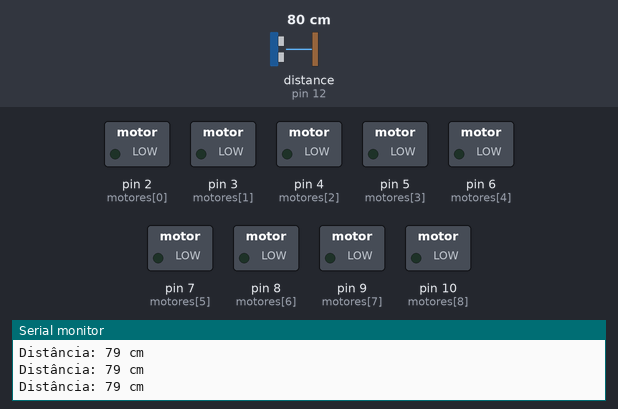
Recording of a sketch running on a simulated Arduino Uno, built with avr-gcc and run on an emulated ATmega328P. On the bench: switched loads named in the sketch (green lamp = pin HIGH), the last lines printed to the serial monitor. Wiring (inferred from the names in the program): ultrasonic range finder: trigger pin 13; echo pin 12. Inputs (shaded band) come from the test bench; at power-on: distance to the obstacle (sensor on pin 12) 80 cm. The echo pulse lasts 58.3 µs per cm; pins used as bus, display or sensor lines are not drawn.

Above: at 1.2 s.
1.3 s: distance to the obstacle (sensor on pin 12) set to 99 cm
4.3 s: distance to the obstacle (sensor on pin 12) set to 107 cm
At 5.4 s:
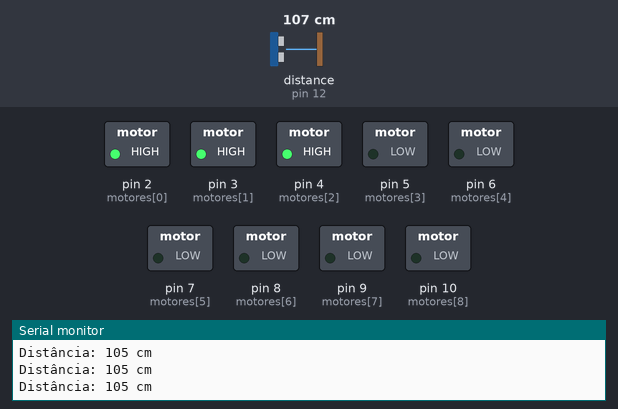
5.8 s: distance to the obstacle (sensor on pin 12) set to 200 cm
7.3 s: distance to the obstacle (sensor on pin 12) set to 208 cm
At 8.7 s:
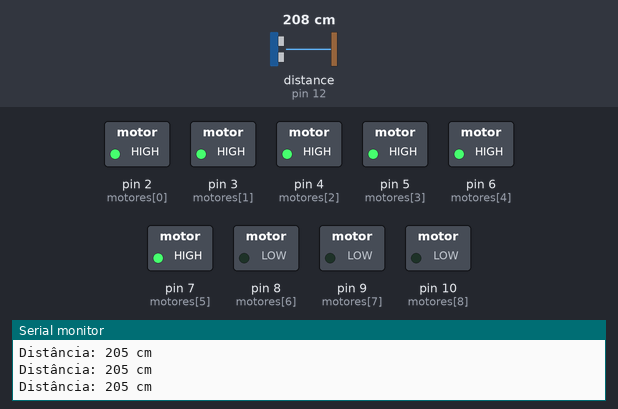
Timing chart, 0 to 9.8 s (numbered marks = the images above; inputs shaded):
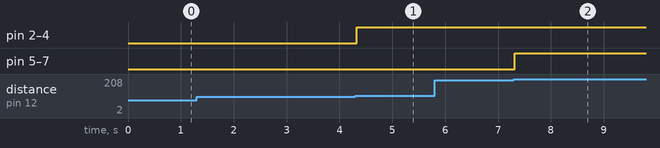

The sketch:

motor.ino
```cpp
int motores[9] = {2, 3, 4, 5, 6, 7, 8, 9, 10};
const int triggerPin = 13;
const int echoPin = 12;


int tamanhoArray;
void setup()
{
  pinMode(triggerPin, OUTPUT);
  pinMode(echoPin, INPUT);
  Serial.begin(9600);
  tamanhoArray = sizeof(motores) / sizeof(motores[0]);
  for (int i = 0; i < tamanhoArray; i++) {
    pinMode(motores[i], OUTPUT);
  }


}
void loop()
{

 digitalWrite(triggerPin, LOW);
  delayMicroseconds(2);
  digitalWrite(triggerPin, HIGH);
  delayMicroseconds(10);
  digitalWrite(triggerPin, LOW);
  long duration = pulseIn(echoPin, HIGH);
  int distance = duration * 0.034 / 2;
  Serial.print("Distância: ");
  Serial.print(distance);
  Serial.println(" cm");

  if (distance > 100) {
    for (int i = 0; i < 3; i++) {
  digitalWrite(motores[i], 150);
}
}
  if (distance > 200) {
  for (int i = 0; i < 6; i++) {
  digitalWrite(motores[i], 170);
}
  }
  if (distance > 300) {
  for (int i = 0; i < 9; i++) {
  digitalWrite(motores[i], 200);
}
    }

  if (distance < 100) {
  for (int i = 0; i < 9; i++) {
  digitalWrite(motores[i], 0);
}
    }

}
```

Measured:
- the behaviour switches between 101 and 102 cm on distance to the obstacle (sensor on pin 12) (found by bisection; images 0 and 1)
- the behaviour switches between 203 and 204 cm on distance to the obstacle (sensor on pin 12) (found by bisection; images 1 and 2)
- after the input at 4.3 s, pin 2 (motores[0]), pin 3 (motores[1]), pin 4 (motores[2]): LOW → HIGH at once
- after the input at 7.3 s, pin 5 (motores[3]), pin 6 (motores[4]), pin 7 (motores[5]): LOW → HIGH at once
